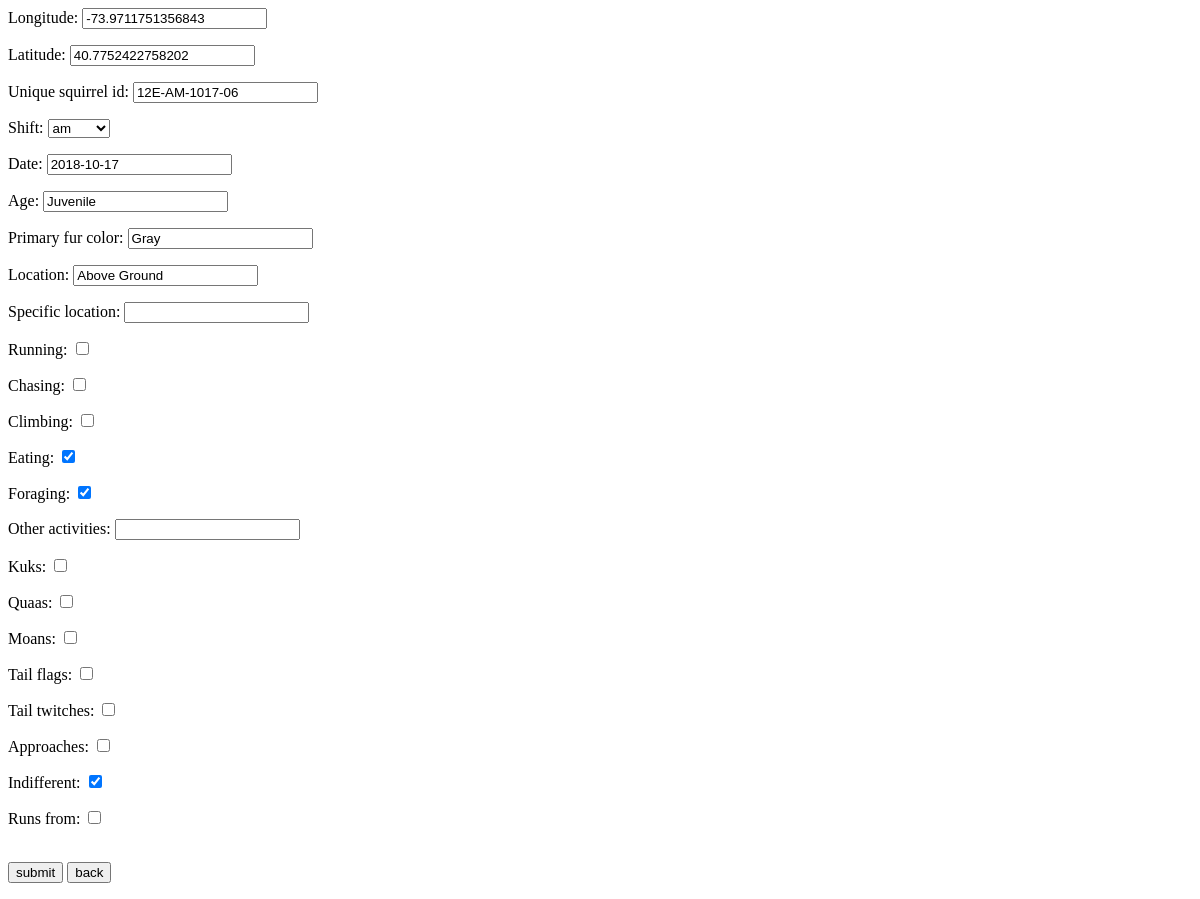
The page /sightings/12E-AM-1017-06/ on the database as committed earlier.
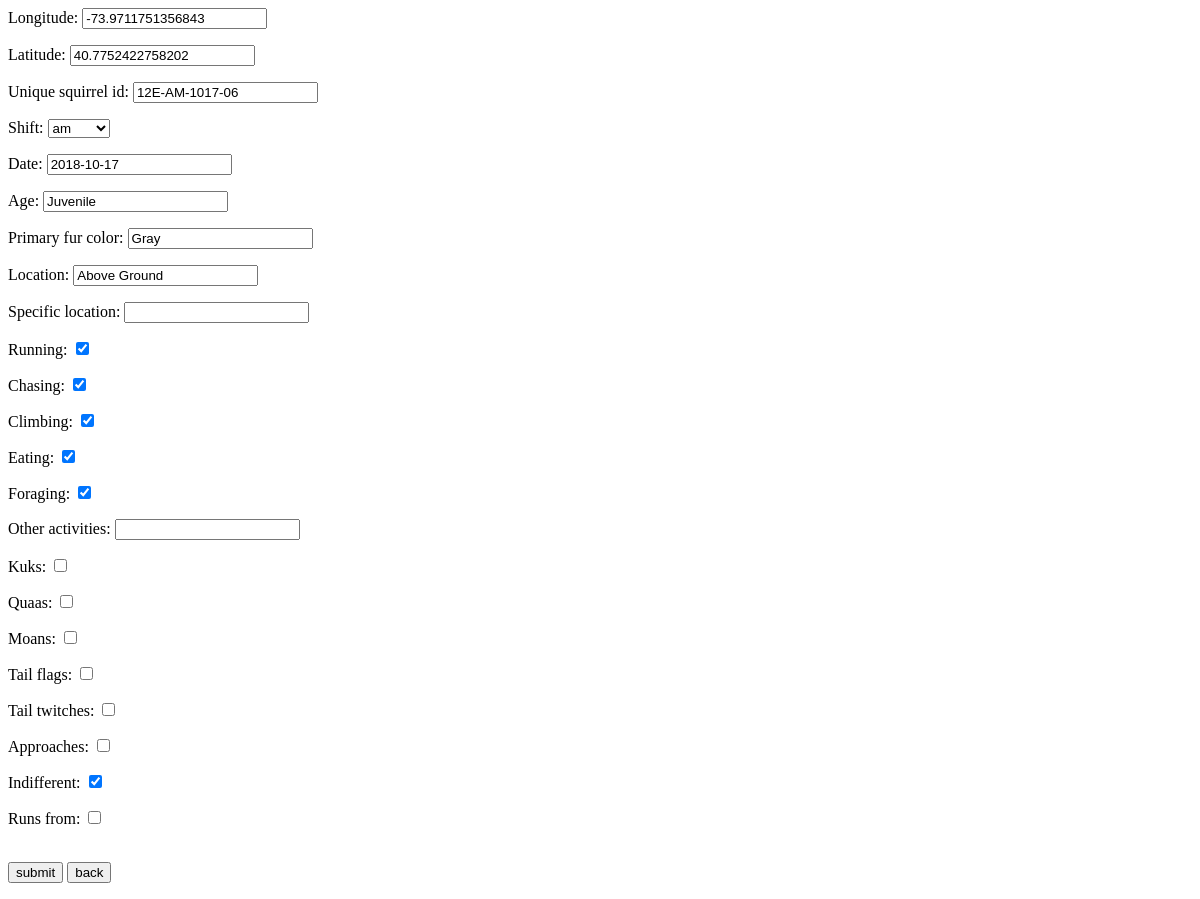
The same page on the database as committed later.
### sightings/models.py (models this page shows)
class squirrel(models.Model):
    AM='AM'
    PM='PM'
    shift_choice = ((AM, 'am'),(PM, 'pm'))
    longitude = models.FloatField()
    latitude = models.FloatField()
    unique_squirrel_id = models.CharField(primary_key=True, max_length=30)
    shift = models.CharField(max_length=2, choices=shift_choice)
    date = models.CharField(max_length=10, blank=True)
    age = models.CharField(max_length=20, null=True, blank=True)
    primary_fur_color = models.CharField(max_length=20, null=True, blank=True)
    location = models.CharField(max_length=50, null=True, blank=True)
    specific_location = models.CharField(max_length=50, null=True, blank=True)
    running = models.BooleanField(default=False)
    chasing = models.BooleanField(default=False)
    climbing = models.BooleanField(default=False)
    eating = models.BooleanField(default=False)
    foraging = models.BooleanField(default=False)
    other_activities = models.CharField(max_length=100, null=True, blank=True)
    kuks = models.BooleanField(default=False)
    quaas = models.BooleanField(default=False)
    moans = models.BooleanField(default=False)
    tail_flags = models.BooleanField(default=False)
    tail_twitches = models.BooleanField(default=False)
    approaches = models.BooleanField(default=False)
    indifferent = models.BooleanField(default=False)
    runs_from = models.BooleanField(default=False)

### sightings/views.py (the view)
# urls.py: path('sightings/<str:unique_squirrel_id>/', views.edit_squirrel, name='edit'),
def edit_squirrel(request, unique_squirrel_id):
    squirrel_obj = squirrel.objects.get(unique_squirrel_id=unique_squirrel_id)
    if request.method == 'POST':
        form = squirrelform(request.POST, instance=squirrel_obj)
        if form.is_valid():
            form.save()
            return redirect('/sightings/')
    else:
        form = squirrelform(instance=squirrel_obj)
    context = {
            'form': form
            }
    return render(request, 'sightings/edit.html', context)

### sightings/forms.py
class squirrelform(ModelForm):
    class Meta:
        model = squirrel
        fields = '__all__'

### sightings/templates/sightings/edit.html (shortened to what this page needs)
<!doctype>
<html>
  <body>
    <form method='post'>
      {{ form.as_p }}
      <br>
      <input type='submit', value='submit', name='submit'>
      <a href={% url 'sightings' %}><button type='button'>back</button></a>
    </form>
  </body>
</html>

Rows that differ between the two databases and show on the page:
changed squirrel "12E-AM-1017-06": running "☐" → "☑"; chasing "☐" → "☑"; climbing "☐" → "☑"
